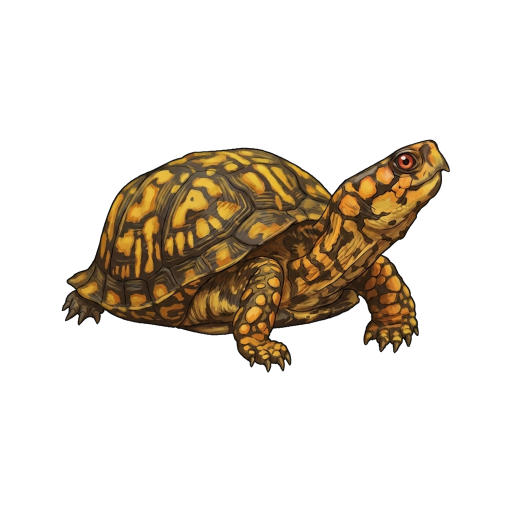
#> input picture art-pipeline/lora/dataset_v7/img_2x/common_box_turtle_3.png, 1024 x 1024 px (shown at 1/2 size)
$ python -i test_lever1_preflatten.py   (imports and definitions only)
#> lines starting #> are read from the running program, lines starting #| are printed output that depends on the picture; after the words box and inside, x2 and y2 are one past the last pixel; in counts of white or black regions, pixels touching at a corner belong together
"""Test Lever 1: Pre-flattening the reference cutout into matte gouache color zones
before running SDXL img2img, plus extracting visual traits from Wikipedia.
"""

import re
import subprocess
from pathlib import Path
import numpy as np
import requests
from PIL import Image, ImageDraw, ImageFont, ImageFilter
from u2net_matte import remove
from normalize import subject_bbox

LORA = Path(__file__).parent / "lora"
PY = LORA / "venv" / "Scripts" / "python.exe"
WORK = Path(__file__).parent / "batch_run_v4"
LEVER1_DIR = WORK / "lever1_test"
ARTIFACT_DIR = Path(r"C:\Users\nars7\.gemini\antigravity\brain\cf192390-434f-49ae-a401-59243749f021")


def pre_flatten_gouache(src_p: Path, dst_p: Path, k_colors: int = 12) -> None:
    """Convert a raw photo cutout on white into a matte, flat-color gouache base:
    1. Isolate non-white subject pixels.
    2. Compress harsh photographic highlights & deep black shadows toward a warm matte midtone range.
    3. Smooth micro-grit using Median + Box/Gaussian edge-preserving blend so fur/feather camera noise becomes flat brush zones.
    4. Quantize the subject colors into k distinct painted color steps.
    """
#> called with dst_p = 'out.png', k_colors = 12
    im = Image.open(src_p).convert("RGB")
#> im is the input picture: PIL image 1024x1024 RGB; mean R, G, B 226.4, 219.5, 210.2
    arr = np.array(im).astype(np.float32)
    fg_mask = (arr < 248).any(axis=2)
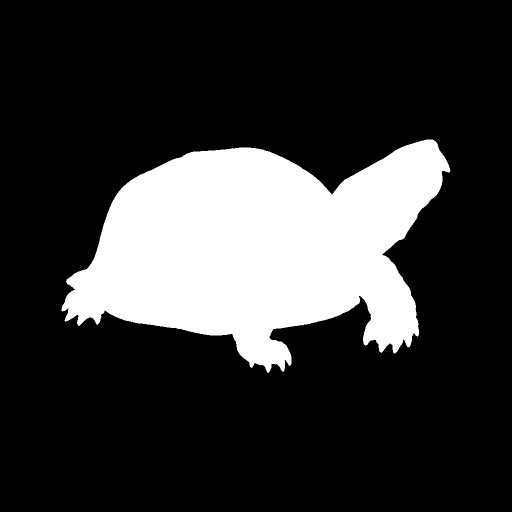
#> fg_mask: shape (1024, 1024) bool (shown at 1/2 size); 21.1% white; 2 white regions (1 under 20 px), largest, box (x1, y1, x2, y2) and area: (123, 279, 901, 746) 221008
    if not fg_mask.any():
        im.save(dst_p)
        return

    # Step 1: Compress harsh photo lighting (lift deep shadows, soften specular highlights)
    lum = 0.299 * arr[:, :, 0] + 0.587 * arr[:, :, 1] + 0.114 * arr[:, :, 2]
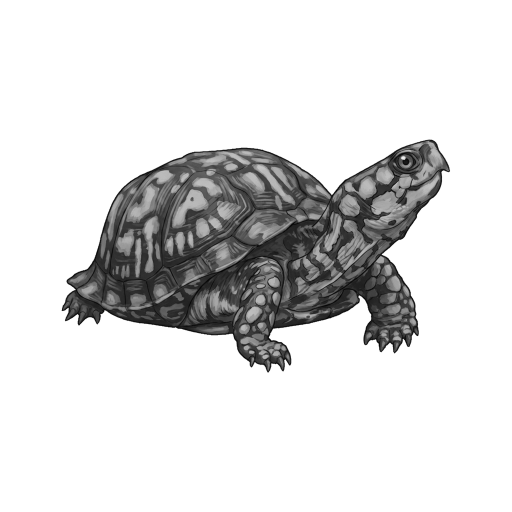
#> lum: shape (1024, 1024) float32 (shown at 1/2 size); min 0, max 255, mean 220.5
    fg_lum = lum[fg_mask]
    p5, p95 = np.percentile(fg_lum, 5), np.percentile(fg_lum, 95)
#> p5 = 28.3; p95 = 174.5
    if p95 > p5 + 10:
        target_lum = 44.0 + (np.clip((fg_lum - p5) / (p95 - p5), 0.0, 1.0) ** 0.90) * (222.0 - 44.0)
        ratio = target_lum / np.maximum(fg_lum, 1.0)
        # Blend 65% compressed luminance so colors stay rich and matte without blowing out
        scale = 0.35 + 0.65 * ratio
        for c in range(3):
            arr[:, :, c][fg_mask] = np.clip(arr[:, :, c][fg_mask] * scale, 24, 242)
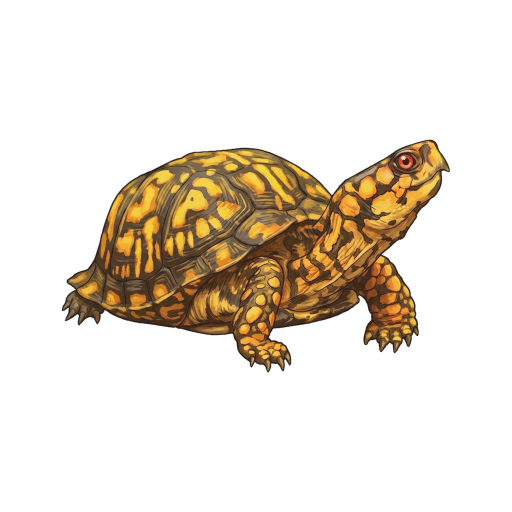
#> arr: shape (1024, 1024, 3) float32 (shown at 1/2 size); mean R, G, B 232.9, 224.5, 213.3

    matte_im = Image.fromarray(arr.astype(np.uint8))

    # Step 2: Iterative median filter (size 5 then 3) to flatten photographic fur/scale noise into gouache shapes
    smooth_im = matte_im.filter(ImageFilter.MedianFilter(size=5)).filter(ImageFilter.MedianFilter(size=5))

    # Step 3: Quantize the foreground colors using PIL's fast octree/mediancut quantizer on cropped subject
    # Put subject on a neutral mid-tone background before quantizing so white doesn't skew palette
    s_arr = np.array(smooth_im)
    s_arr[~fg_mask] = [255, 255, 255]
#> s_arr: shape (1024, 1024, 3); mean R, G, B 232.4, 224, 212.5
    q_im = Image.fromarray(s_arr).quantize(colors=k_colors + 1, method=Image.Quantize.MEDIANCUT, dither=Image.Dither.NONE).convert("RGB")
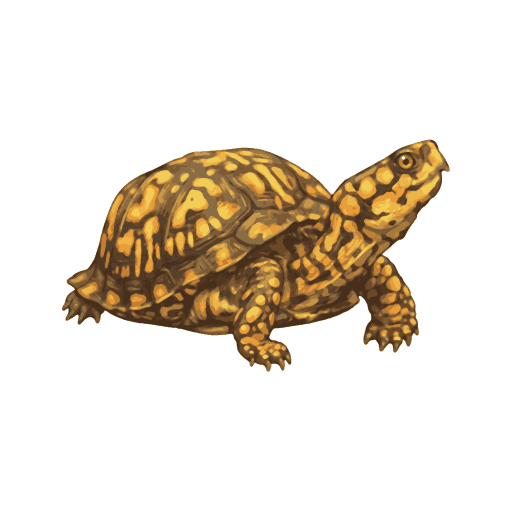
#> q_im: PIL image 1024x1024 RGB (shown at 1/2 size); mean R, G, B 232.5, 224, 212.6
    q_arr = np.array(q_im)

    # Blend 75% quantized steps + 25% smooth matte so color transitions are crisp painted steps, not posterized artifacts
    final_arr = (0.75 * q_arr.astype(np.float32) + 0.25 * s_arr.astype(np.float32)).astype(np.uint8)
    final_im = Image.fromarray(final_arr).filter(ImageFilter.MedianFilter(size=3))
    final_np = np.array(final_im)
    final_np[~fg_mask] = [255, 255, 255]
#> final_np: shape (1024, 1024, 3); mean R, G, B 232.4, 223.9, 212.5
    Image.fromarray(final_np).save(dst_p)


# [159 lines left out: functions fetch_wiki_visual_summary, clean_and_center, main, not called in this run]


# [2 lines not run here, left out]

>>> result = pre_flatten_gouache('../../lora/dataset_v7/img_2x/common_box_turtle_3.png', 'out.png')

$ run again, on art-pipeline/lora/dataset_v7/img_4x/american_toad.png
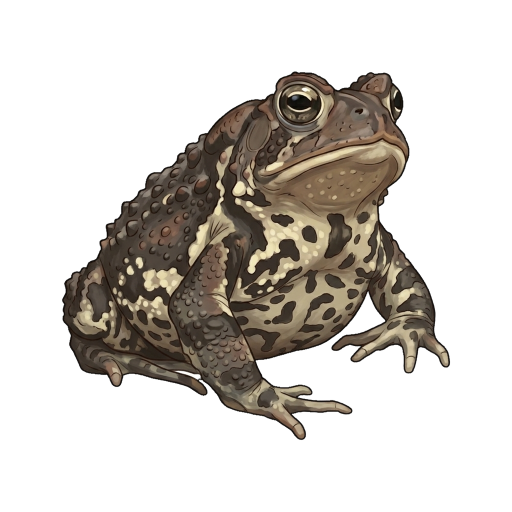
#> input picture art-pipeline/lora/dataset_v7/img_4x/american_toad.png, 1024 x 1024 px (shown at 1/2 size)
#> in pre_flatten_gouache, im is the input picture: PIL image 1024x1024 RGB; mean R, G, B 208.2, 203.7, 198.4
#> in pre_flatten_gouache, `fg_mask = (arr < 248).any(axis=2)`:
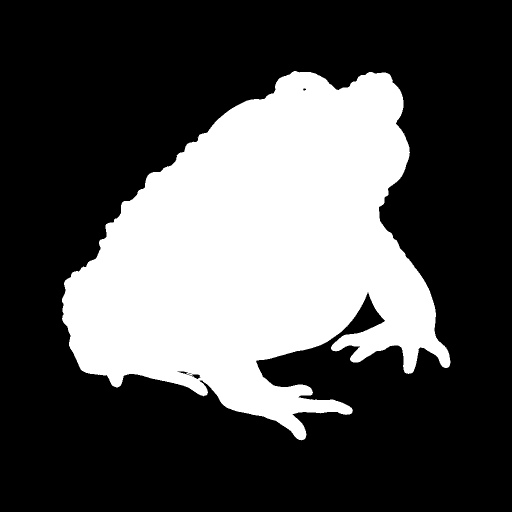
#> fg_mask: shape (1024, 1024) bool (shown at 1/2 size); 31.8% white; 2 white regions (1 under 20 px), largest, box (x1, y1, x2, y2) and area: (124, 142, 901, 881) 333154
#> p5 = 27.49; p95 = 194.6
#> s_arr: shape (1024, 1024, 3); mean R, G, B 214.6, 209.2, 203
#> in pre_flatten_gouache, `final_np[~fg_mask] = [255, 255, 255]`:
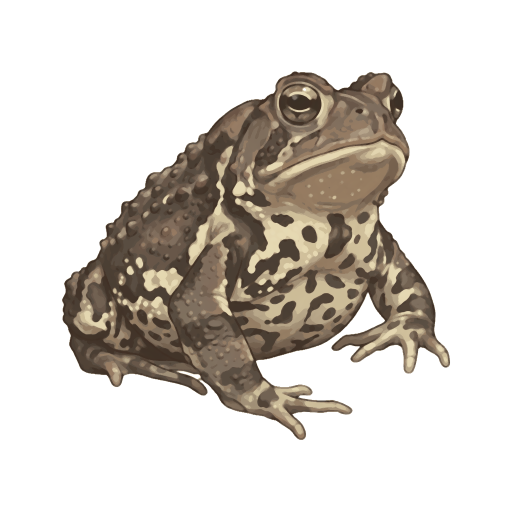
#> final_np: shape (1024, 1024, 3) (shown at 1/2 size); mean R, G, B 214.5, 209.2, 203

$ run again, on art-pipeline/lora/dataset_v7/img_4x/american_wigeon.png
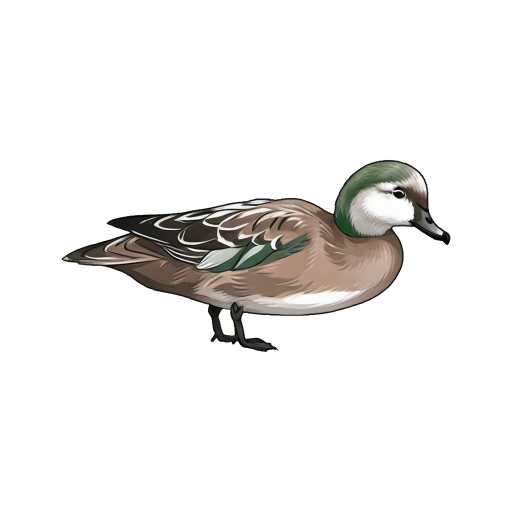
#> input picture art-pipeline/lora/dataset_v7/img_4x/american_wigeon.png, 1024 x 1024 px (shown at 1/2 size)
#> in pre_flatten_gouache, im is the input picture: PIL image 1024x1024 RGB; mean R, G, B 238.8, 237.5, 236.2
#> in pre_flatten_gouache, `fg_mask = (arr < 248).any(axis=2)`:
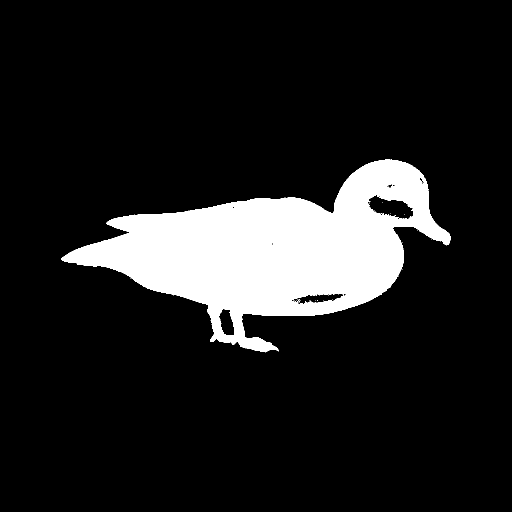
#> fg_mask: shape (1024, 1024) bool (shown at 1/2 size); 12.6% white; 42 white regions (41 under 20 px), largest, box (x1, y1, x2, y2) and area: (123, 319, 902, 705) 131731
#> p5 = 21.47; p95 = 231.9
#> in pre_flatten_gouache, `s_arr[~fg_mask] = [255, 255, 255]`:
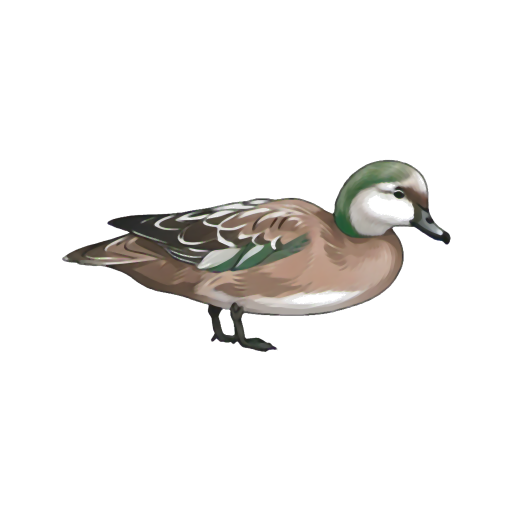
#> s_arr: shape (1024, 1024, 3) (shown at 1/2 size); mean R, G, B 240, 238.7, 237.1
#> final_np: shape (1024, 1024, 3); mean R, G, B 240.1, 238.6, 237.1
